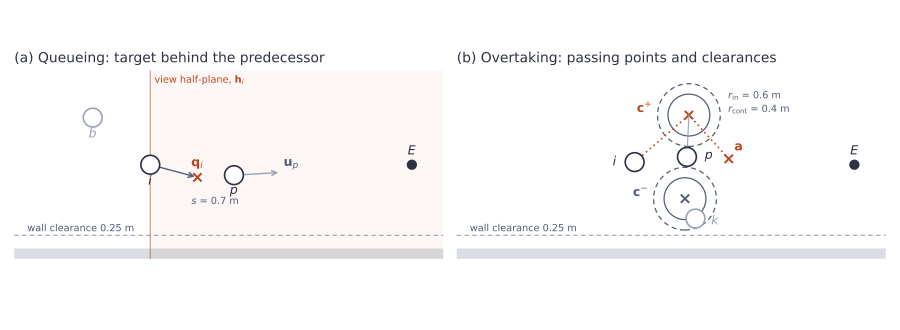

The script that saved this image:
"""Geometry of the queue target and the passing points (figure 3)."""

import matplotlib.pyplot as plt
import numpy as np
from matplotlib.patches import Circle

INK, MUTED, ACCENT, SOFT = "#2d3142", "#4f5d75", "#bf4520", "#9aa3b5"
E = np.array([7.6, 1.6])
s, d, ell, r_in, r_cont, wall = 0.7, 0.8, 0.8, 0.6, 0.4, 0.25

plt.rcParams.update({"font.family": "DejaVu Sans", "font.size": 9})
fig, axes = plt.subplots(1, 2, figsize=(9.0, 3.3), sharey=True)


def unit(a, b):
    v = b - a
    return v / np.linalg.norm(v)


def person(ax, p, label, colour=INK, offset=(0.0, -0.32)):
    ax.add_patch(Circle(p, 0.18, fc="white", ec=colour, lw=1.2, zorder=3))
    ax.annotate(label, p + np.array(offset), ha="center", va="center",
                color=colour)


def point(ax, p, label, colour=INK, offset=(0.0, 0.22), marker="x"):
    ax.plot(*p, marker=marker, color=colour, ms=6, mew=1.4, zorder=4)
    ax.annotate(label, p + np.array(offset), ha="center", va="center",
                color=colour)


def frame(ax, title):
    ax.axhspan(-0.2, 0.0, color="#d9dce3", lw=0)
    ax.axhline(wall, color=SOFT, lw=0.8, ls=(0, (4, 3)))
    ax.text(0.25, wall + 0.08, "wall clearance 0.25 m", color=MUTED, fontsize=7)
    point(ax, E, "$E$", INK, (0.0, 0.25), marker="o")
    ax.set_title(title, loc="left", color=INK, fontsize=10)
    ax.set_xlim(0.0, 8.2)
    ax.set_ylim(-0.2, 3.4)
    ax.set_aspect("equal")
    ax.set_xticks([])
    ax.set_yticks([])
    for side in ax.spines.values():
        side.set_visible(False)


# (a) queueing
ax = axes[0]
frame(ax, "(a) Queueing: target behind the predecessor")
xp, xi, xb = np.array([4.2, 1.4]), np.array([2.6, 1.6]), np.array([1.5, 2.5])
u = unit(xp, E)
q = xp - s * u
ax.fill_between([xi[0], 8.2], -0.2, 3.4, color=ACCENT, alpha=0.05, lw=0)
ax.axvline(xi[0], color=ACCENT, lw=0.8, alpha=0.6)
ax.text(xi[0] + 0.08, 3.15, "view half-plane, $\\mathbf{h}_i$", color=ACCENT,
        fontsize=7)
ax.annotate("", q, xi, arrowprops=dict(arrowstyle="->", color=MUTED, lw=1))
ax.annotate("", xp + 0.9 * u, xp,
            arrowprops=dict(arrowstyle="->", color=SOFT, lw=1))
ax.text(*(xp + 0.95 * u + np.array([0.0, 0.12])), "$\\mathbf{u}_p$",
        color=MUTED)
person(ax, xp, "$p$")
person(ax, xi, "$i$")
person(ax, xb, "$b$", SOFT)
point(ax, q, "$\\mathbf{q}_i$", ACCENT, (0.0, 0.25))
ax.annotate("$s$ = 0.7 m", (q + xp) / 2 + np.array([0.0, -0.55]),
            ha="center", color=MUTED, fontsize=7)

# (b) overtaking
ax = axes[1]
frame(ax, "(b) Overtaking: passing points and clearances")
xp, xi = np.array([4.4, 1.75]), np.array([3.4, 1.65])
u = unit(xp, E)
n = np.array([-u[1], u[0]])
c_plus, c_minus = xp + d * n, xp - d * n
a = xp + ell * u
xk = c_minus + np.array([0.2, -0.38])
for c in (c_plus, c_minus):
    ax.add_patch(Circle(c, r_in, fill=False, ec=MUTED, lw=0.9, ls=(0, (4, 3))))
    ax.add_patch(Circle(c, r_cont, fill=False, ec=MUTED, lw=0.9))
ax.plot(*np.array([xi, c_plus, a]).T, color=ACCENT, lw=1.2, ls=(0, (1, 2)))
person(ax, xp, "$p$", INK, (0.42, 0.0))
person(ax, xi, "$i$", INK, (-0.38, 0.0))
person(ax, xk, "$k$", SOFT, (0.38, -0.05))
ax.plot(*c_plus, "x", color=ACCENT, ms=6, mew=1.4)
ax.plot(*c_minus, "x", color=MUTED, ms=6, mew=1.4)
ax.annotate("$\\mathbf{c}^{+}$", c_plus + np.array([-0.85, 0.05]),
            ha="center", color=ACCENT)
ax.annotate("$\\mathbf{c}^{-}$", c_minus + np.array([-0.85, 0.05]),
            ha="center", color=MUTED)
point(ax, a, "$\\mathbf{a}$", ACCENT, (0.2, 0.2))
ax.annotate("$r_\\mathrm{in}$ = 0.6 m", c_plus + np.array([0.75, 0.3]),
            color=MUTED, fontsize=7)
ax.annotate("$r_\\mathrm{cont}$ = 0.4 m", c_plus + np.array([0.75, 0.04]),
            color=MUTED, fontsize=7)
ax.plot(*np.array([xp, c_plus]).T, color=SOFT, lw=0.8)
fig.tight_layout()
fig.savefig("geometry.pdf")
fig.savefig("geometry.svg")
